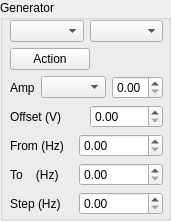
   <widget class="QGroupBox" name="groupBoxGenerator">
    <property name="geometry">
     <rect>
      <x>180</x>
      <y>10</y>
      <width>171</width>
      <height>221</height>
     </rect>
    </property>
    <property name="title">
     <string>Generator</string>
    </property>
    <widget class="QWidget" name="layoutWidget">
     <property name="geometry">
      <rect>
       <x>10</x>
       <y>20</y>
       <width>153</width>
       <height>201</height>
      </rect>
     </property>
     <layout class="QVBoxLayout" name="verticalLayout_2">
      <item>
       <layout class="QHBoxLayout" name="horizontalLayout_16">
        <item>
         <widget class="QComboBox" name="comboBoxModelGenerator"/>
        </item>
        <item>
         <widget class="QComboBox" name="comboBoxSerialPortGenerator"/>
        </item>
       </layout>
      </item>
      <item>
       <layout class="QHBoxLayout" name="horizontalLayout_5">
        <item>
         <widget class="QPushButton" name="pushButtonActionGenerator">
          <property name="text">
           <string>Action</string>
          </property>
         </widget>
        </item>
        <item>
         <spacer name="horizontalSpacer_4">
          <property name="orientation">
           <enum>Qt::Horizontal</enum>
          </property>
          <property name="sizeHint" stdset="0">
           <size>
            <width>40</width>
            <height>20</height>
           </size>
          </property>
         </spacer>
        </item>
       </layout>
      </item>
      <item>
       <layout class="QHBoxLayout" name="horizontalLayout_6">
        <item>
         <widget class="QLabel" name="labelAmplitudeGenerator">
          <property name="text">
           <string>Amp</string>
          </property>
         </widget>
        </item>
        <item>
         <widget class="QComboBox" name="comboBoxAmplitudeUnitGenerator"/>
        </item>
        <item>
         <widget class="QDoubleSpinBox" name="doubleSpinBoxAmplitudeGenerator">
          <property name="maximum">
           <double>5.000000000000000</double>
          </property>
          <property name="singleStep">
           <double>0.100000000000000</double>
          </property>
         </widget>
        </item>
       </layout>
      </item>
      <item>
       <layout class="QHBoxLayout" name="horizontalLayout">
        <item>
         <widget class="QLabel" name="labelOffsetGenerator">
          <property name="text">
           <string>Offset (V) </string>
          </property>
         </widget>
        </item>
        <item>
         <widget class="QDoubleSpinBox" name="doubleSpinBoxOffsetGenerator">
          <property name="maximum">
           <double>5.000000000000000</double>
          </property>
          <property name="singleStep">
           <double>0.100000000000000</double>
          </property>
         </widget>
        </item>
       </layout>
      </item>
      <item>
       <layout class="QHBoxLayout" name="horizontalLayout_17">
        <item>
         <widget class="QLabel" name="labelFrequencyFromGenerator">
          <property name="text">
           <string>From (Hz)</string>
          </property>
         </widget>
        </item>
        <item>
         <widget class="QDoubleSpinBox" name="doubleSpinBoxFrequencyFromGenerator">
          <property name="maximum">
           <double>2000000.000000000000000</double>
          </property>
         </widget>
        </item>
       </layout>
      </item>
      <item>
       <layout class="QHBoxLayout" name="horizontalLayout_18">
        <item>
         <widget class="QLabel" name="labelFrequencyToGenerator">
          <property name="text">
           <string>To    (Hz)</string>
          </property>
         </widget>
        </item>
        <item>
         <widget class="QDoubleSpinBox" name="doubleSpinBoxFrequencyToGenerator">
          <property name="maximum">
           <double>2000000.000000000000000</double>
          </property>
         </widget>
        </item>
       </layout>
      </item>
      <item>
       <layout class="QHBoxLayout" name="horizontalLayout_19">
        <item>
         <widget class="QLabel" name="labelFrequencyStepGenerator">
          <property name="text">
           <string>Step (Hz)</string>
          </property>
         </widget>
        </item>
        <item>
         <widget class="QDoubleSpinBox" name="doubleSpinBoxFrequencyStepGenerator">
          <property name="maximum">
           <double>2000000.000000000000000</double>
          </property>
         </widget>
        </item>
       </layout>
      </item>
      <item>
       <spacer name="verticalSpacer_2">
        <property name="orientation">
         <enum>Qt::Vertical</enum>
        </property>
        <property name="sizeHint" stdset="0">
         <size>
          <width>20</width>
          <height>40</height>
         </size>
        </property>
       </spacer>
      </item>
     </layout>
    </widget>
   </widget>
